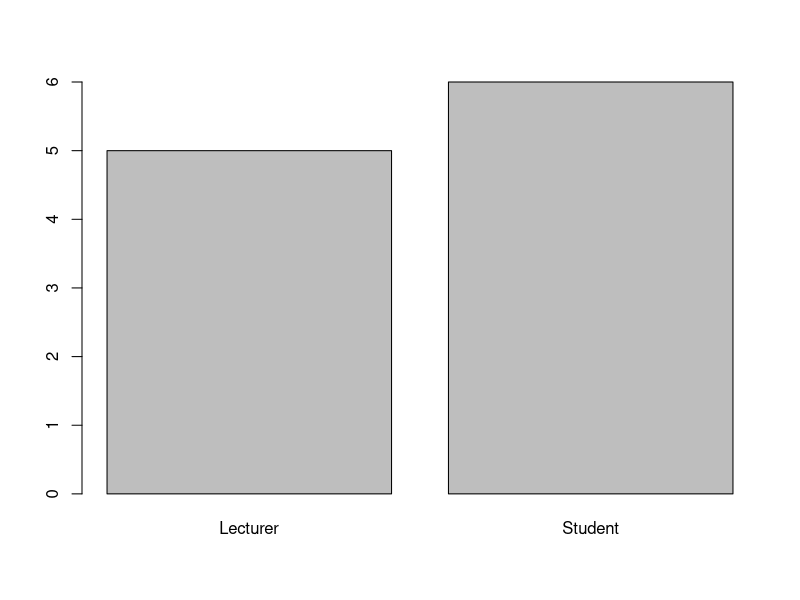
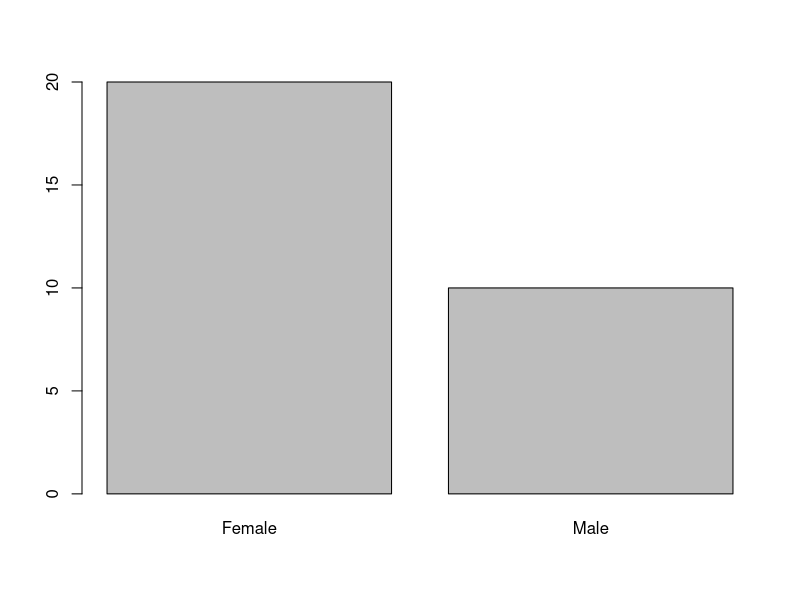

Here is the R script that generated these plots, in order:
# Factors
# Factors are used to categorize data. Examples of factors are:

#Demography: Male/Female
#Music: Rock, Pop, Classic, Jazz
#Training: Strength, Stamina

# To create a factor, use the factor() function and add a vector as argument:
music_genre <- factor(c("Jazz", "Rock", "Classic", "Classic", "Pop", "Jazz", "Rock", "Jazz"))
#  the factor has four levels (categories): Classic, Jazz, Pop and Rock.
# Print the factor
music_genre
# To only print the levels, use the levels() function:
levels(music_genre)
# we can also set the levels,
#by adding the levels argument inside the factor() function:

music_genre <- factor(c("Jazz", "Rock", "Classic", "Classic", "Pop", "Jazz", "Rock", "Jazz"), levels = c("Classic", "Jazz", "Pop", "Rock", "Other"))

levels(music_genre)
# Factor Length
length(music_genre)
# Access Factors
# To access item in a factor, use the index numberinside [] brackets
music_genre[3]
#Change Item Value
music_genre[3] <- "Pop"

music_genre[3]
# cannot change the value of a specific item 
#if it is not already specified in the factor
#The following code  will produce an error:
  
music_genre[3] <- "Opera"

music_genre[3]
# However, if we have already specified it inside the levels argument,
#it will work:
music_genre <- factor(c("Jazz", "Rock", "Classic", "Classic", "Pop", "Jazz", "Rock", "Jazz"), levels = c("Classic", "Jazz", "Pop", "Rock", "Opera"))

music_genre[3] <- "Opera"

music_genre[3]
# Another example
job<-c(rep(1, 5),rep(2, 6))
job<-factor(job, levels = c(1:2), labels = c("Lecturer", "Student"))
levels(job)
nlevels(job)
table(job) # create a frequency table from factor
barplot(table(job)) # create a bar plot  from factor
# change the levels name
levels(job)<-c("Medical Lecturer", "Medical Student")
levels(job)
job
# Anothe example
Gender<- c(rep("Male",10),rep("Female",20))
Gender<-factor(Gender)
Gender
levels(Gender)
nlevels(Gender)
table(Gender)
barplot(table(Gender)) # create a bar plot  from factor
